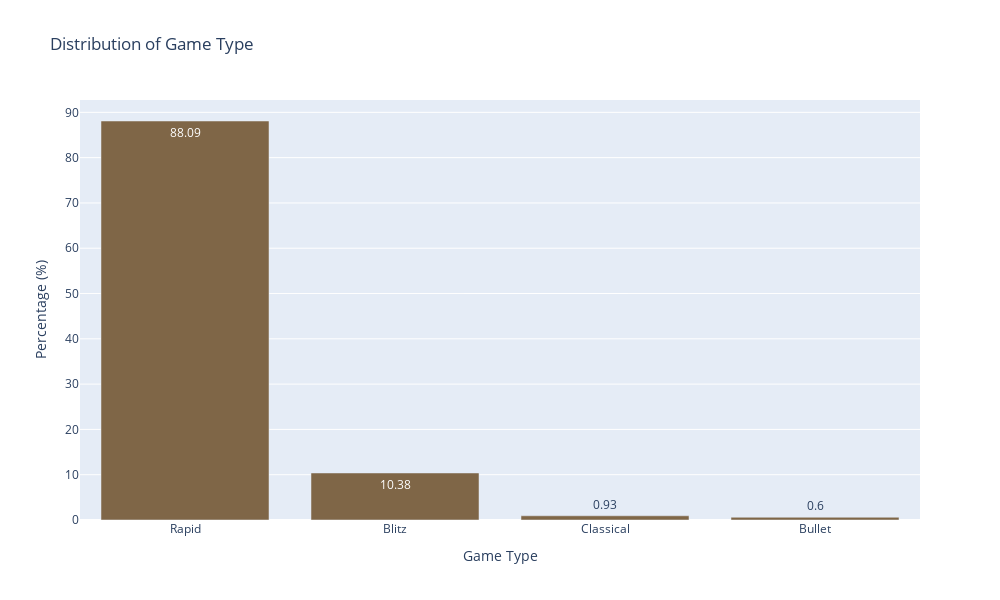

Notebook code for this chart:
### Markdown cell above
#### Distribuição de 'game_type'

### Code cell
# Calculando a distribuição de tipo de partida
count_game_type = (df['game_type'].value_counts(normalize=True) * 100).round(2)
# Criando um DataFrame a partir da distribuição calculada
game_type_df = count_game_type.reset_index()

# Gráfico de barras
fig = px.bar(game_type_df,
             x='game_type', y='proportion',
             width=1000, height=600, 
             text='proportion',  # value on the bar
             title='Distribution of Game Type',
             labels={'game_type': 'Game Type', 'proportion': 'Percentage (%)'},
             color_discrete_sequence=[colorD])

fig.show()

### Figure 1 — Plotly figure (JSON) as saved in the notebook; plotly's stock layout.template omitted (floating-point values rounded to 4 significant figures)
{"data": [{"alignmentgroup": "True", "hovertemplate": "Game Type=%{x}<br>Percentage (%)=%{text}<extra></extra>", "legendgroup": "", "marker": {"color": "#7F6647", "pattern": {"shape": ""}}, "name": "", "offsetgroup": "", "orientation": "v", "showlegend": false, "text": [88.09, 10.38, 0.93, 0.6], "textposition": "auto", "type": "bar", "x": ["Rapid", "Blitz", "Classical", "Bullet"], "xaxis": "x", "y": [88.09, 10.38, 0.93, 0.6], "yaxis": "y"}], "layout": {"barmode": "relative", "height": 600, "legend": {"tracegroupgap": 0}, "title": {"text": "Distribution of Game Type"}, "width": 1000, "xaxis": {"anchor": "y", "autorange": true, "domain": [0, 1], "range": [-0.5, 3.5], "title": {"text": "Game Type"}, "type": "category"}, "yaxis": {"anchor": "x", "autorange": true, "domain": [0, 1], "range": [0, 92.73], "title": {"text": "Percentage (%)"}, "type": "linear"}}}
